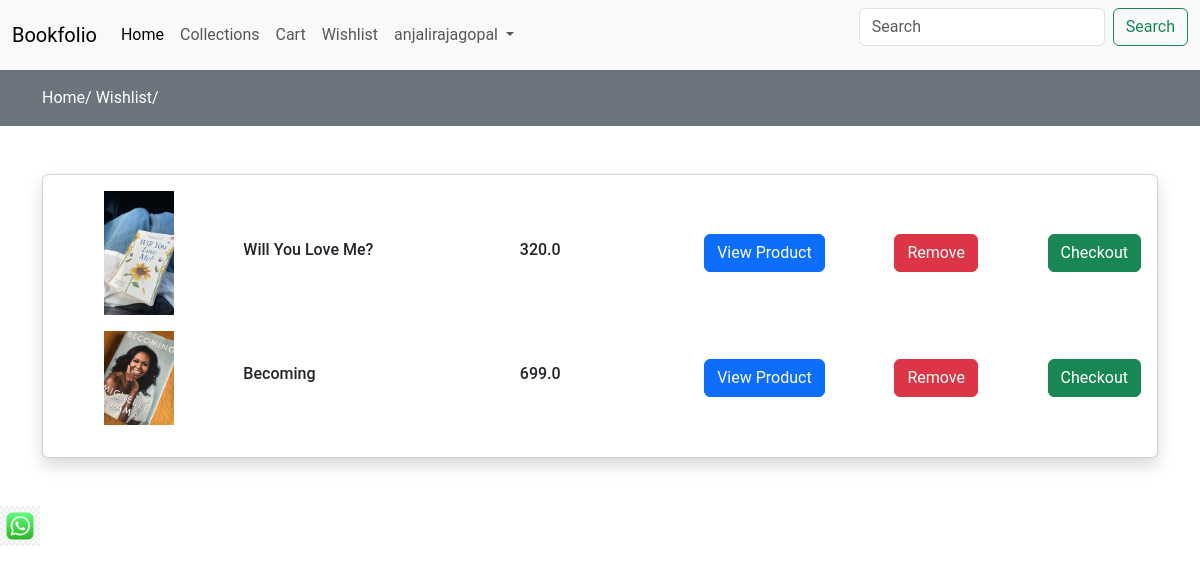
The app's page /wishlist/ (signed in) with its own data.
### store/models.py (models this page shows, shortened)
class Wishlist(models.Model):
    user = models.ForeignKey(User,on_delete=models.CASCADE)
    product = models.ForeignKey(Product,on_delete=models.CASCADE)
    created_at = models.DateTimeField(auto_now_add=True)

class Product(models.Model):
    category = models.ForeignKey(Category,on_delete=models.CASCADE)
    slug = models.CharField(max_length=50,null=False,blank=False)
    name = models.CharField(max_length=50,null=False,blank=False)
    product_image = models.ImageField(upload_to=get_file_path,null=False,blank=False)
    small_description = models.TextField(max_length=150,null=False,blank=False)
    quantity = models.IntegerField(null=False,blank=False)
    description = models.TextField(max_length=250,null=False,blank=False)
    original_price = models.FloatField(null=False,blank=False)
    selling_price = models.FloatField(null=False,blank=False)
    status = models.BooleanField(default=False,help_text="0=default,1-Hidden")
    trending = models.BooleanField(default=False, help_text="0=default,1-Trending")
    tag=models.CharField(max_length=15,null=False,blank=False)
    meta_title = models.CharField(max_length=100,null=False,blank=False)
    meta_keyword = models.CharField(max_length=100,null=False,blank=False)
    meta_description = models.TextField(max_length=150,null=False,blank=False)
    created_at = models.DateTimeField(auto_now_add=True)

### store/controller/wishlist.py (the view)
# urls.py: path('wishlist/',wishlist.index, name='wishlist'),
def index(request):
    wishlist = Wishlist.objects.filter(user=request.user)
    context = {'wishlist':wishlist}
    return render(request,'store/wishlist.html',context)

### store/templates/store/wishlist.html (shortened to what this page needs)
{% extends 'store/layouts/main.html' %}
{% block content %}
<div class="py-3 bg-secondary">
    <div class="container">
        <a class="text-white" href="{% url 'home' %}">Home/</a>
        <a class="text-white" href="{% url 'wishlist' %}">Wishlist/</a>
    </div>
</div>
<div class="py-5">
    <div class="container">
        <div class="row">
            <div class="col-md-12">
                <div class="card shadow">
                    <div class="card-body wishdata">
                        {% if wishlist %}
                        {% for item in wishlist %}
                        <div class="row align-items-center product_data mb-3">
                            <div class="col-md-2 text-center">
                                <img src="{{ item.product.product_image.url }}" height="70px" width="70px" alt="image" class="img-fluid">
                            </div>
                            <div class="col-md-3 my-auto">
                                <h6>{{ item.product.name }}</h6>
                            </div>
                            <div class="col-md-2 my-auto">
                                <h6>{{ item.product.selling_price }}</h6>
                            </div>
                            <div class="col-md-5 my-auto d-flex justify-content-between">
                                <a href="{% url 'productview' item.product.category.slug item.product.slug %}" class="btn btn-primary me-2">
                                    View Product
                                </a>
                                <button class="btn btn-danger delete-wishlist-item me-2">
                                    Remove
                                </button>
                                <a href="{% url 'checkout' %}" class="btn btn-success">Checkout</a>
                             </div>
                        </div>
                        {% endfor %}
                        {% else %}
                        <h4>Your Wishlist is empty!</h4>
                        {% endif %}
                    </div>
                </div>
            </div>
        </div>
    </div>
</div>
{% endblock %}

### store/templates/store/inc/navbar.html (shortened to what this page needs)
<nav class="navbar navbar-expand-lg navbar-light bg-light">
  <div class="container-fluid">
    <a class="navbar-brand" href="#">Bookfolio</a>
    <div class="collapse navbar-collapse" id="navbarSupportedContent">
      <ul class="navbar-nav me-auto mb-2 mb-lg-0">
        <li class="nav-item">
          <a class="nav-link active" aria-current="page" href= "{% url 'home' %}" >Home</a>
        </li>
        <li class="nav-item">
            <a class="nav-link" href= "{% url 'collections' %}" >Collections</a>
        </li>
          <li class="nav-item">
            <a class="nav-link" href= "{% url 'cart' %}" >Cart</a>
        </li>
            <li class="nav-item">
            <a class="nav-link" href= "{% url 'wishlist' %}" >Wishlist</a>
        </li>
          {% if request.user.is_authenticated %}
        <li class="nav-item dropdown">
          <a class="nav-link dropdown-toggle" href="#" id="navbarDropdown" role="button" data-bs-toggle="dropdown" aria-expanded="false">
             {{ request.user.username }}
          </a>
        </li>
          {% endif %}
      </ul>
      <form class="d-flex">
        <input class="form-control me-2" type="search" placeholder="Search" aria-label="Search">
        <button class="btn btn-outline-success" type="submit">Search</button>
      </form>
    </div>
  </div>
</nav>

### store/templates/store/layouts/main.html (style rules this page uses)
* { font-family:'Roboto', sans-serif; }
a { text-decoration:none; color:black; }

### records on screen
Wishlist: product.product_image (picture), product.name "Will You Love Me?", product.selling_price "320.0"
Wishlist: product.product_image (picture), product.name "Becoming", product.selling_price "699.0"

### other values on screen
{{ request.user.username }} "anjalirajagopal"
